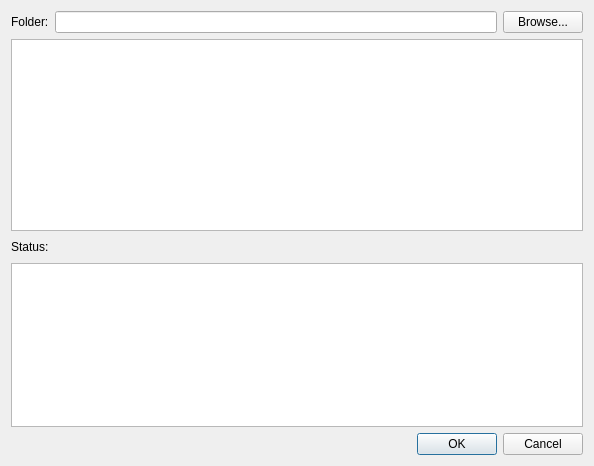
<?xml version="1.0" encoding="UTF-8"?>
<ui version="4.0">
 <class>Dialog</class>
 <widget class="QDialog" name="Dialog">
  <property name="geometry">
   <rect>
    <x>0</x>
    <y>0</y>
    <width>594</width>
    <height>466</height>
   </rect>
  </property>
  <property name="windowTitle">
   <string>Import Base Spectra</string>
  </property>
  <layout class="QVBoxLayout" name="verticalLayout" stretch="0,0,0,5,0">
   <item>
    <layout class="QHBoxLayout" name="horizontalLayout">
     <item>
      <widget class="QLabel" name="label">
       <property name="text">
        <string>Folder:</string>
       </property>
      </widget>
     </item>
     <item>
      <widget class="QLineEdit" name="txtFilepath"/>
     </item>
     <item>
      <widget class="QPushButton" name="btnBrowse">
       <property name="text">
        <string>Browse...</string>
       </property>
      </widget>
     </item>
    </layout>
   </item>
   <item>
    <widget class="QTableView" name="tblSpectra"/>
   </item>
   <item>
    <layout class="QHBoxLayout" name="horizontalLayout_2">
     <item>
      <widget class="QLabel" name="label_2">
       <property name="text">
        <string>Status:</string>
       </property>
      </widget>
     </item>
     <item>
      <spacer name="horizontalSpacer">
       <property name="orientation">
        <enum>Qt::Horizontal</enum>
       </property>
       <property name="sizeHint" stdset="0">
        <size>
         <width>40</width>
         <height>20</height>
        </size>
       </property>
      </spacer>
     </item>
    </layout>
   </item>
   <item>
    <widget class="QTextEdit" name="txtStatus">
     <property name="readOnly">
      <bool>true</bool>
     </property>
    </widget>
   </item>
   <item>
    <widget class="QDialogButtonBox" name="buttonBox">
     <property name="orientation">
      <enum>Qt::Horizontal</enum>
     </property>
     <property name="standardButtons">
      <set>QDialogButtonBox::Cancel|QDialogButtonBox::Ok</set>
     </property>
    </widget>
   </item>
  </layout>
 </widget>
 <resources/>
 <connections>
  <connection>
   <sender>buttonBox</sender>
   <signal>accepted()</signal>
   <receiver>Dialog</receiver>
   <slot>accept()</slot>
   <hints>
    <hint type="sourcelabel">
     <x>248</x>
     <y>254</y>
    </hint>
    <hint type="destinationlabel">
     <x>157</x>
     <y>274</y>
    </hint>
   </hints>
  </connection>
  <connection>
   <sender>buttonBox</sender>
   <signal>rejected()</signal>
   <receiver>Dialog</receiver>
   <slot>reject()</slot>
   <hints>
    <hint type="sourcelabel">
     <x>316</x>
     <y>260</y>
    </hint>
    <hint type="destinationlabel">
     <x>286</x>
     <y>274</y>
    </hint>
   </hints>
  </connection>
 </connections>
</ui>
